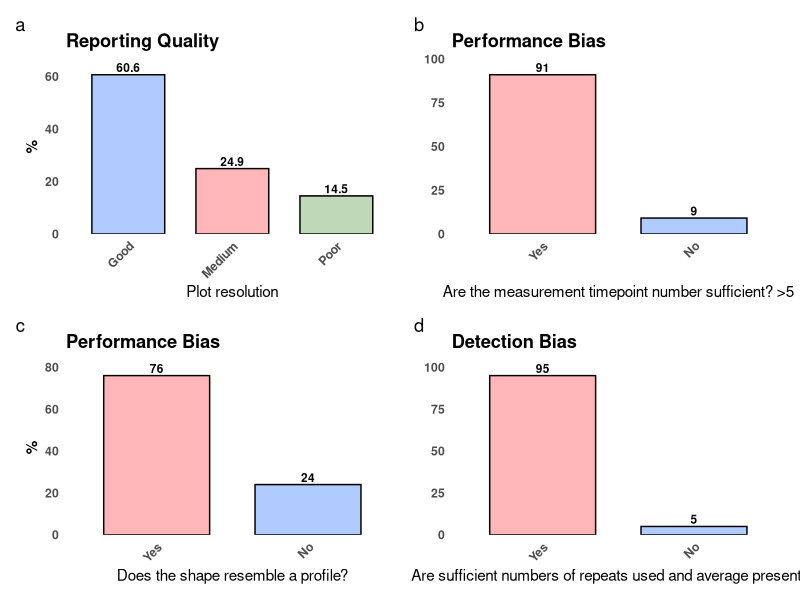

Here is the R script that generated this plot:
library(dplyr)
library(ggplot2)
library(patchwork)
library(readr)

quality_reporting <- read_csv("data/quality_reporting.csv", skip = 1)

# Define pastel fill palette
pastel_palette <- c("#AFCBFF", "#FFB6B9", "#BFD8B8", "#FFD6A5")

# Function to generate quality barplots
plot_quality_bar <- function(data_col, title, fill_color) {
  df <- data.frame(Value = data_col) %>%
    filter(!is.na(Value)) %>%
    mutate(Value = trimws(as.character(Value))) %>%
    count(Value) %>%
    mutate(Percent = n / sum(n) * 100)
  
  ggplot(df, aes(x = reorder(Value, -Percent), y = Percent, fill = Value)) +
    geom_col(color = "black", width = 0.7) +
    geom_text(aes(label = round(Percent, 1)), vjust = -0.3, fontface = "bold", size = 3) +
    scale_fill_manual(values = pastel_palette) +
    scale_y_continuous(expand = expansion(mult = c(0, 0.1))) +
    labs(x = NULL, y = "%", title = title) +
    theme_minimal() +
    theme(
      legend.position = "none",
      axis.text.x = element_text(angle = 45, hjust = 1, face = "bold"),
      axis.text.y = element_text(face = "bold"),
      axis.title.y = element_text(face = "bold"),
      plot.title = element_text(face = "bold")
    )
}

# Generate individual barplots using column names or positions
# Update column names as needed below if different
# Individual plots with custom x-axis labels and formatting
p1 <- plot_quality_bar(quality_reporting[[4]], "Reporting Quality", pastel_palette[1]) +
  labs(x = "Plot resolution") +
  theme(panel.grid = element_blank())

p2 <- plot_quality_bar(quality_reporting[[5]], "Performance Bias", pastel_palette[2]) +
  labs(x = "Are the measurement timepoint number sufficient? >5") +
  theme(
    panel.grid = element_blank(),
    axis.title.y = element_blank()
  )

p3 <- plot_quality_bar(quality_reporting[[6]], "Performance Bias", pastel_palette[3]) +
  labs(x = "Does the shape resemble a profile?") +
  theme(panel.grid = element_blank())

p4 <- plot_quality_bar(quality_reporting[[7]], "Detection Bias", pastel_palette[4]) +
  labs(x = "Are sufficient numbers of repeats used and average presented?") +
  theme(
    panel.grid = element_blank(),
    axis.title.y = element_blank()
  )

# Combine in 2x2 layout with subplot tags
quality <- (p1 | p2) / (p3 | p4) +
  plot_annotation(
    tag_levels = "a",
    theme = theme(
      plot.title = element_text(size = 16, face = "bold", hjust = 0.5),
      plot.tag = element_text(face = "bold", size = 14)
    )
  )


ggsave("figures/quality_appraisal.png", 
       plot = quality, 
       width = 12, height = 8, 
       dpi = 600)

